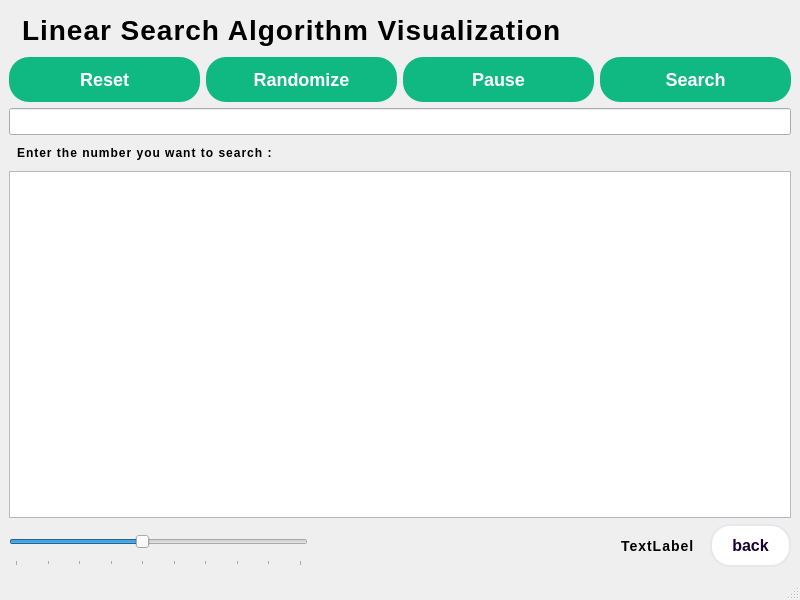
<?xml version="1.0" encoding="UTF-8"?>
<ui version="4.0">
 <class>linear_search</class>
 <widget class="QMainWindow" name="linear_search">
  <property name="geometry">
   <rect>
    <x>0</x>
    <y>0</y>
    <width>800</width>
    <height>600</height>
   </rect>
  </property>
  <property name="font">
   <font>
    <pointsize>12</pointsize>
   </font>
  </property>
  <property name="windowTitle">
   <string>MainWindow</string>
  </property>
  <property name="styleSheet">
   <string notr="true">QWidget {
    background: qlineargradient(
        x1:0, y1:0, x2:1, y2:1,
        stop:0 #1e1b4b,      /* Indigo */
        stop:0.5 #581c87,    /* Purple */
        stop:1 #831843       /* Pink */
    );
}</string>
  </property>
  <widget class="QWidget" name="centralwidget">
   <layout class="QVBoxLayout" name="verticalLayout">
    <item>
     <widget class="QLabel" name="lblTitle">
      <property name="styleSheet">
       <string notr="true">QLabel {
    font-family: &quot;Rockwell&quot;, &quot;Segoe UI&quot;, Arial, sans-serif;
    font-size: 28px;
    font-weight: bold;
	color: qlineargradient(
        spread:pad, 
        x1:0, y1:0, x2:1, y2:0, 
        stop:0 #0077b6, stop:1 #48cae4
    );
    qproperty-alignment: AlignCenter;
    letter-spacing: 1px;
    text-transform: uppercase;
    background: transparent;
    padding: 5px;
}

</string>
      </property>
      <property name="text">
       <string>Linear Search Algorithm Visualization</string>
      </property>
     </widget>
    </item>
    <item>
     <layout class="QHBoxLayout" name="horizontalLayout">
      <item>
       <widget class="QPushButton" name="btnResetlin">
        <property name="styleSheet">
         <string notr="true">    QPushButton {
        background: qlineargradient(stop:0 #10b981, stop:1 #059669);
        color: white;
        font-size: 18px;
        font-weight: 700;
        border: none;
        border-radius: 20px;
        padding: 12px 24px;
        transition: all 0.3s ease;
    }
    QPushButton:hover {
        background: qlineargradient(stop:0 #059669, stop:1 #047857);
    }
    QPushButton:pressed {
        background: qlineargradient(stop:0 #047857, stop:1 #065f46);
        padding: 14px 24px 10px 24px;
    }</string>
        </property>
        <property name="text">
         <string>Reset</string>
        </property>
       </widget>
      </item>
      <item>
       <widget class="QPushButton" name="btnRandomizelin">
        <property name="styleSheet">
         <string notr="true">    QPushButton {
        background: qlineargradient(stop:0 #10b981, stop:1 #059669);
        color: white;
        font-size: 18px;
        font-weight: 700;
        border: none;
        border-radius: 20px;
        padding: 12px 24px;
        transition: all 0.3s ease;
    }
    QPushButton:hover {
        background: qlineargradient(stop:0 #059669, stop:1 #047857);
    }
    QPushButton:pressed {
        background: qlineargradient(stop:0 #047857, stop:1 #065f46);
        padding: 14px 24px 10px 24px;
    }</string>
        </property>
        <property name="text">
         <string>Randomize</string>
        </property>
       </widget>
      </item>
      <item>
       <widget class="QPushButton" name="btnPauselin">
        <property name="styleSheet">
         <string notr="true">    QPushButton {
        background: qlineargradient(stop:0 #10b981, stop:1 #059669);
        color: white;
        font-size: 18px;
        font-weight: 700;
        border: none;
        border-radius: 20px;
        padding: 12px 24px;
        transition: all 0.3s ease;
    }
    QPushButton:hover {
        background: qlineargradient(stop:0 #059669, stop:1 #047857);
    }
    QPushButton:pressed {
        background: qlineargradient(stop:0 #047857, stop:1 #065f46);
        padding: 14px 24px 10px 24px;
    }</string>
        </property>
        <property name="text">
         <string>Pause</string>
        </property>
       </widget>
      </item>
      <item>
       <widget class="QPushButton" name="btnsearchlin">
        <property name="styleSheet">
         <string notr="true">    QPushButton {
        background: qlineargradient(stop:0 #10b981, stop:1 #059669);
        color: white;
        font-size: 18px;
        font-weight: 700;
        border: none;
        border-radius: 20px;
        padding: 12px 24px;
        transition: all 0.3s ease;
    }
    QPushButton:hover {
        background: qlineargradient(stop:0 #059669, stop:1 #047857);
    }
    QPushButton:pressed {
        background: qlineargradient(stop:0 #047857, stop:1 #065f46);
        padding: 14px 24px 10px 24px;
    }</string>
        </property>
        <property name="text">
         <string>Search</string>
        </property>
       </widget>
      </item>
     </layout>
    </item>
    <item>
     <widget class="QLineEdit" name="lineSearchEdit">
      <property name="font">
       <font>
        <pointsize>12</pointsize>
       </font>
      </property>
      <property name="styleSheet">
       <string notr="true">color: white;</string>
      </property>
     </widget>
    </item>
    <item>
     <widget class="QLabel" name="label">
      <property name="styleSheet">
       <string notr="true">QLabel {
    font-family: &quot;Times New Roman&quot;, &quot;Segoe UI&quot;, Arial, sans-serif;
    font-size: 12px;
    font-weight: bold;
	color: qlineargradient(
        spread:pad, 
        x1:0, y1:0, x2:1, y2:0, 
        stop:0 #ffffff
    );
    qproperty-alignment: AlignCenter;
    letter-spacing: 1px;
    text-transform: uppercase;
    background: transparent;
    padding: 5px;
}

</string>
      </property>
      <property name="text">
       <string>Enter the number you want to search :</string>
      </property>
     </widget>
    </item>
    <item>
     <widget class="QGraphicsView" name="graphicsView"/>
    </item>
    <item>
     <layout class="QHBoxLayout" name="horizontalLayout_2">
      <item>
       <widget class="QSlider" name="sliderSpeed">
        <property name="minimumSize">
         <size>
          <width>211</width>
          <height>41</height>
         </size>
        </property>
        <property name="minimum">
         <number>100</number>
        </property>
        <property name="maximum">
         <number>1000</number>
        </property>
        <property name="value">
         <number>500</number>
        </property>
        <property name="orientation">
         <enum>Qt::Orientation::Horizontal</enum>
        </property>
        <property name="tickPosition">
         <enum>QSlider::TickPosition::TicksBelow</enum>
        </property>
        <property name="tickInterval">
         <number>100</number>
        </property>
       </widget>
      </item>
      <item>
       <spacer name="horizontalSpacer">
        <property name="orientation">
         <enum>Qt::Orientation::Horizontal</enum>
        </property>
        <property name="sizeHint" stdset="0">
         <size>
          <width>40</width>
          <height>20</height>
         </size>
        </property>
       </spacer>
      </item>
      <item>
       <widget class="QLabel" name="lblOperation">
        <property name="styleSheet">
         <string notr="true">  QLabel {
        font-family: &quot;Segoe UI&quot;, Arial, sans-serif;
        font-size: 14px;
        font-weight: bold;
        color: qlineargradient(
            spread:pad,
            x1:0, y1:0, x2:1, y2:0,
            stop:0 #00ffff, stop:1 #00dddd
        );
        qproperty-alignment: AlignCenter;
        letter-spacing: 1px;
        background: transparent;
        padding: 5px;
    }</string>
        </property>
        <property name="text">
         <string>TextLabel</string>
        </property>
       </widget>
      </item>
      <item>
       <widget class="QPushButton" name="btnBacklin">
        <property name="styleSheet">
         <string notr="true"> QPushButton {
        background: qlineargradient(stop:0 #ffffff, stop:1 #f3f4f6);
        color: #1a0033;
        font-size: 16px;
        font-weight: 700;
        border: 2px solid #e5e7eb;
        border-radius: 20px;
        padding: 10px 20px;
        transition: all 0.3s ease;
    }
    QPushButton:hover {
        background: qlineargradient(stop:0 #e5e7eb, stop:1 #d1d5db);
        border: 2px solid #9ca3af;
        color: #0f172a;
    }
    QPushButton:pressed {
        background: qlineargradient(stop:0 #9ca3af, stop:1 #6b7280);
        border: 2px solid #6b7280;
        color: #0f172a;
        padding: 11px 20px 9px 20px;
    }</string>
        </property>
        <property name="text">
         <string>back</string>
        </property>
       </widget>
      </item>
     </layout>
    </item>
   </layout>
  </widget>
  <widget class="QMenuBar" name="menubar">
   <property name="geometry">
    <rect>
     <x>0</x>
     <y>0</y>
     <width>800</width>
     <height>21</height>
    </rect>
   </property>
  </widget>
  <widget class="QStatusBar" name="statusbar"/>
 </widget>
 <resources/>
 <connections/>
</ui>
